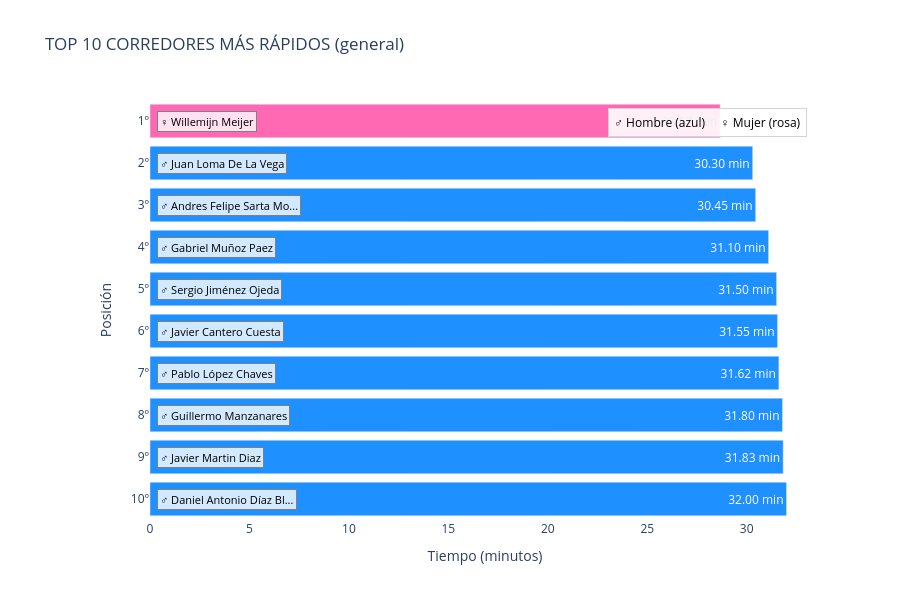

Notebook cell for this chart:
### Code cell
import plotly.graph_objects as go
import plotly.express as px
from plotly.subplots import make_subplots

# Obtener el top 10
top_10_general = df.nsmallest(10, 'Tiempo')[['Nombre y Apellidos', 'Tiempo', 'Género']].copy()
top_10_general.insert(0, 'Posición', range(1, 11))

# Mostrar la tabla en consola primero
print("="*80)
print("TOP 10 MÁS RÁPIDOS - GENERAL")
print("="*80)
print(top_10_general[['Posición', 'Nombre y Apellidos', 'Tiempo', 'Género']].to_string(index=False))
print("\n")

# Preparar datos para visualización
top_10_plot = top_10_general.copy()

# Formatear tiempos
def format_time(minutes):
    mins = int(minutes)
    secs = int((minutes - mins) * 60)
    return f"{mins}:{secs:02d}"

top_10_plot['Tiempo_formateado'] = top_10_plot['Tiempo'].apply(format_time)

# 1. GRÁFICO DE BARRAS HORIZONTAL CORREGIDO
fig1 = go.Figure()

# Crear una lista ordenada de posiciones (1 al 10)
posiciones = list(range(1, 11))

# Asignar colores por género
colors = []
for i, row in top_10_plot.iterrows():
    genero = str(row['Género']).upper()
    if genero in ['F', 'FEMENINO', 'MUJER', 'FEMALE', 'W']:
        colors.append('#FF69B4')  # Rosa para mujeres
    else:
        colors.append('#1E90FF')  # Azul para hombres

# Añadir barras en el orden correcto (posición 1 arriba)
fig1.add_trace(go.Bar(
    x=top_10_plot['Tiempo'],
    y=top_10_plot['Posición'],
    orientation='h',
    marker_color=colors,
    text=[f"{t:.2f} min" for t in top_10_plot['Tiempo']],
    textposition='auto',
    hovertemplate="<b>%{customdata[0]}</b><br>" +
                  "Posición: %{y}º<br>" +
                  "Tiempo: %{x:.2f} min<br>" +
                  "Género: %{customdata[1]}<br>" +
                  "Tiempo: %{customdata[2]}<extra></extra>",
    customdata=top_10_plot[['Nombre y Apellidos', 'Género', 'Tiempo_formateado']].values
))

# Configurar el layout para que el 1º quede arriba
fig1.update_layout(
    title=' TOP 10 CORREDORES MÁS RÁPIDOS (general)',
    xaxis_title='Tiempo (minutos)',
    yaxis_title='Posición',
    yaxis=dict(
        tickmode='array',
        tickvals=list(range(1, 11)),
        ticktext=[f"{i}º" for i in range(1, 11)],
        autorange='reversed'  # Esto es clave para que el 1º quede arriba
    ),
    height=600,
    showlegend=False,
    plot_bgcolor='white',
    margin=dict(l=150)  # Margen izquierdo aumentado para nombres
)

# Añadir nombres de corredores al lado izquierdo con emojis según género
for i, row in top_10_plot.iterrows():
    # Acortar nombre si es muy largo
    nombre = row['Nombre y Apellidos']
    if len(nombre) > 25:
        nombre_short = nombre[:22] + "..."
    else:
        nombre_short = nombre
    
    # Definir símbolo según género (CORREGIDO: ahora definimos la variable simbol)
    genero = str(row['Género']).upper()
    if genero in ['F', 'FEMENINO', 'MUJER', 'FEMALE', 'W']:
        simbol = '♀️'  # Símbolo femenino
    else:
        simbol = '♂️'  # Símbolo masculino
    
    fig1.add_annotation(
        x=0.01,  # Posición cercana al eje Y
        y=row['Posición'],
        xref="paper",
        yref="y",
        text=f"{simbol} {nombre_short}",
        showarrow=False,
        xanchor='left',
        font=dict(size=11, color='black'),
        bgcolor='rgba(255, 255, 255, 0.8)',
        bordercolor='gray',
        borderwidth=1,
        borderpad=2
    )

# Añadir leyenda de colores con emojis
fig1.add_annotation(
    x=0.98,
    y=0.98,
    xref="paper",
    yref="paper",
    text="♂️ Hombre (azul) &nbsp;&nbsp;&nbsp; ♀️ Mujer (rosa)",
    showarrow=False,
    font=dict(size=12, color='black'),
    bgcolor='rgba(255, 255, 255, 0.9)',
    bordercolor='lightgray',
    borderwidth=1,
    borderpad=5,
    xanchor='right',
    yanchor='top'
)

fig1.show()

### Figure 1 — Plotly figure (JSON) as saved in the notebook; plotly's stock layout.template omitted (floating-point values rounded to 4 significant figures)
{"data": [{"customdata": [["Willemijn Meijer", "Femenino", "28:40"], ["Juan Loma De La Vega", "Masculino", "30:18"], ["Andres Felipe Sarta Montoya", "Masculino", "30:26"], ["Gabriel Muñoz Paez", "Masculino", "31:06"], ["Sergio Jiménez Ojeda", "Masculino", "31:30"], ["Javier Cantero Cuesta", "Masculino", "31:33"], ["Pablo López Chaves", "Masculino", "31:37"], ["Guillermo Manzanares", "Masculino", "31:48"], ["Javier Martin Diaz", "Masculino", "31:49"], ["Daniel Antonio Díaz Blanco", "Masculino", "32:00"]], "hovertemplate": "<b>%{customdata[0]}</b><br>Posición: %{y}º<br>Tiempo: %{x:.2f} min<br>Género: %{customdata[1]}<br>Tiempo: %{customdata[2]}<extra></extra>", "marker": {"color": ["#FF69B4", "#1E90FF", "#1E90FF", "#1E90FF", "#1E90FF", "#1E90FF", "#1E90FF", "#1E90FF", "#1E90FF", "#1E90FF"]}, "orientation": "h", "text": ["28.67 min", "30.30 min", "30.45 min", "31.10 min", "31.50 min", "31.55 min", "31.62 min", "31.80 min", "31.83 min", "32.00 min"], "textposition": "auto", "type": "bar", "x": [28.67, 30.3, 30.45, 31.1, 31.5, 31.55, 31.62, 31.8, 31.83, 32], "y": [1, 2, 3, 4, 5, 6, 7, 8, 9, 10]}], "layout": {"annotations": [{"bgcolor": "rgba(255, 255, 255, 0.8)", "bordercolor": "gray", "borderpad": 2, "borderwidth": 1, "font": {"color": "black", "size": 11}, "showarrow": false, "text": "♀️ Willemijn Meijer", "x": 0.01, "xanchor": "left", "xref": "paper", "y": 1, "yref": "y"}, {"bgcolor": "rgba(255, 255, 255, 0.8)", "bordercolor": "gray", "borderpad": 2, "borderwidth": 1, "font": {"color": "black", "size": 11}, "showarrow": false, "text": "♂️ Juan Loma De La Vega", "x": 0.01, "xanchor": "left", "xref": "paper", "y": 2, "yref": "y"}, {"bgcolor": "rgba(255, 255, 255, 0.8)", "bordercolor": "gray", "borderpad": 2, "borderwidth": 1, "font": {"color": "black", "size": 11}, "showarrow": false, "text": "♂️ Andres Felipe Sarta Mo...", "x": 0.01, "xanchor": "left", "xref": "paper", "y": 3, "yref": "y"}, {"bgcolor": "rgba(255, 255, 255, 0.8)", "bordercolor": "gray", "borderpad": 2, "borderwidth": 1, "font": {"color": "black", "size": 11}, "showarrow": false, "text": "♂️ Gabriel Muñoz Paez", "x": 0.01, "xanchor": "left", "xref": "paper", "y": 4, "yref": "y"}, {"bgcolor": "rgba(255, 255, 255, 0.8)", "bordercolor": "gray", "borderpad": 2, "borderwidth": 1, "font": {"color": "black", "size": 11}, "showarrow": false, "text": "♂️ Sergio Jiménez Ojeda", "x": 0.01, "xanchor": "left", "xref": "paper", "y": 5, "yref": "y"}, {"bgcolor": "rgba(255, 255, 255, 0.8)", "bordercolor": "gray", "borderpad": 2, "borderwidth": 1, "font": {"color": "black", "size": 11}, "showarrow": false, "text": "♂️ Javier Cantero Cuesta", "x": 0.01, "xanchor": "left", "xref": "paper", "y": 6, "yref": "y"}, {"bgcolor": "rgba(255, 255, 255, 0.8)", "bordercolor": "gray", "borderpad": 2, "borderwidth": 1, "font": {"color": "black", "size": 11}, "showarrow": false, "text": "♂️ Pablo López Chaves", "x": 0.01, "xanchor": "left", "xref": "paper", "y": 7, "yref": "y"}, {"bgcolor": "rgba(255, 255, 255, 0.8)", "bordercolor": "gray", "borderpad": 2, "borderwidth": 1, "font": {"color": "black", "size": 11}, "showarrow": false, "text": "♂️ Guillermo Manzanares", "x": 0.01, "xanchor": "left", "xref": "paper", "y": 8, "yref": "y"}, {"bgcolor": "rgba(255, 255, 255, 0.8)", "bordercolor": "gray", "borderpad": 2, "borderwidth": 1, "font": {"color": "black", "size": 11}, "showarrow": false, "text": "♂️ Javier Martin Diaz", "x": 0.01, "xanchor": "left", "xref": "paper", "y": 9, "yref": "y"}, {"bgcolor": "rgba(255, 255, 255, 0.8)", "bordercolor": "gray", "borderpad": 2, "borderwidth": 1, "font": {"color": "black", "size": 11}, "showarrow": false, "text": "♂️ Daniel Antonio Díaz Bl...", "x": 0.01, "xanchor": "left", "xref": "paper", "y": 10, "yref": "y"}, {"bgcolor": "rgba(255, 255, 255, 0.9)", "bordercolor": "lightgray", "borderpad": 5, "borderwidth": 1, "font": {"color": "black", "size": 12}, "showarrow": false, "text": "♂️ Hombre (azul) &nbsp;&nbsp;&nbsp; ♀️ Mujer (rosa)", "x": 0.98, "xanchor": "right", "xref": "paper", "y": 0.98, "yanchor": "top", "yref": "paper"}], "height": 600, "margin": {"l": 150}, "plot_bgcolor": "white", "showlegend": false, "title": {"text": " TOP 10 CORREDORES MÁS RÁPIDOS (general)"}, "xaxis": {"title": {"text": "Tiempo (minutos)"}}, "yaxis": {"autorange": "reversed", "tickmode": "array", "ticktext": ["1º", "2º", "3º", "4º", "5º", "6º", "7º", "8º", "9º", "10º"], "tickvals": [1, 2, 3, 4, 5, 6, 7, 8, 9, 10], "title": {"text": "Posición"}}}}
